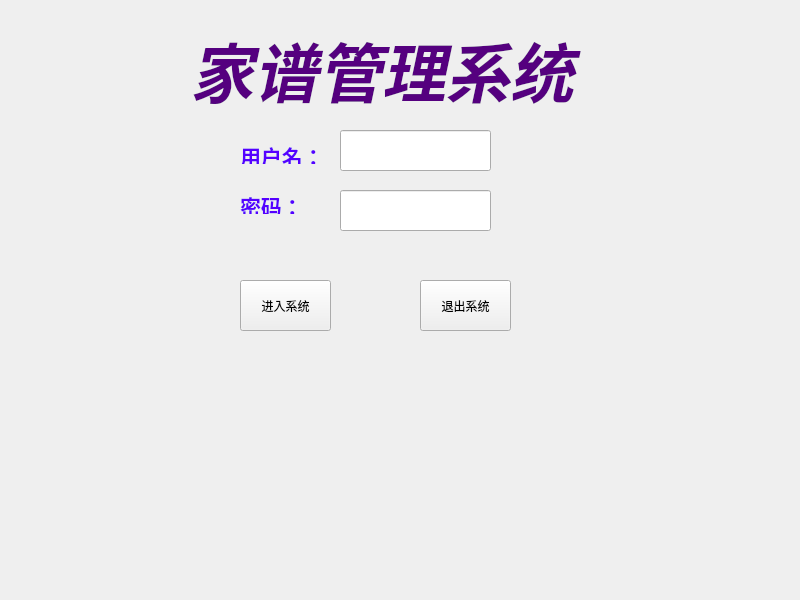
<?xml version="1.0" encoding="UTF-8"?>
<ui version="4.0">
 <class>Login</class>
 <widget class="QWidget" name="Login">
  <property name="geometry">
   <rect>
    <x>0</x>
    <y>0</y>
    <width>800</width>
    <height>600</height>
   </rect>
  </property>
  <property name="windowTitle">
   <string>Login</string>
  </property>
  <widget class="QLabel" name="label_2">
   <property name="geometry">
    <rect>
     <x>240</x>
     <y>190</y>
     <width>88</width>
     <height>24</height>
    </rect>
   </property>
   <property name="text">
    <string>&lt;html&gt;&lt;head/&gt;&lt;body&gt;&lt;p&gt;&lt;span style=&quot; font-size:16pt; font-weight:600; color:#5500ff;&quot;&gt;  密码：&lt;/span&gt;&lt;/p&gt;&lt;/body&gt;&lt;/html&gt;</string>
   </property>
  </widget>
  <widget class="QLineEdit" name="lineEdit_pwd">
   <property name="geometry">
    <rect>
     <x>340</x>
     <y>190</y>
     <width>151</width>
     <height>41</height>
    </rect>
   </property>
   <property name="echoMode">
    <enum>QLineEdit::Password</enum>
   </property>
  </widget>
  <widget class="QPushButton" name="btn_login">
   <property name="geometry">
    <rect>
     <x>240</x>
     <y>280</y>
     <width>91</width>
     <height>51</height>
    </rect>
   </property>
   <property name="text">
    <string>进入系统</string>
   </property>
  </widget>
  <widget class="QPushButton" name="btn_out">
   <property name="geometry">
    <rect>
     <x>420</x>
     <y>280</y>
     <width>91</width>
     <height>51</height>
    </rect>
   </property>
   <property name="text">
    <string>退出系统</string>
   </property>
  </widget>
  <widget class="QLineEdit" name="lineEdit_username">
   <property name="geometry">
    <rect>
     <x>340</x>
     <y>130</y>
     <width>151</width>
     <height>41</height>
    </rect>
   </property>
  </widget>
  <widget class="QLabel" name="label">
   <property name="geometry">
    <rect>
     <x>240</x>
     <y>140</y>
     <width>88</width>
     <height>24</height>
    </rect>
   </property>
   <property name="text">
    <string>&lt;html&gt;&lt;head/&gt;&lt;body&gt;&lt;p&gt;&lt;span style=&quot; font-size:16pt; font-weight:600; color:#5500ff;&quot;&gt;用户名：&lt;/span&gt;&lt;/p&gt;&lt;/body&gt;&lt;/html&gt;</string>
   </property>
  </widget>
  <widget class="QLabel" name="label_3">
   <property name="geometry">
    <rect>
     <x>190</x>
     <y>20</y>
     <width>521</width>
     <height>101</height>
    </rect>
   </property>
   <property name="text">
    <string>&lt;html&gt;&lt;head/&gt;&lt;body&gt;&lt;p&gt;&lt;span style=&quot; font-size:48pt; font-weight:600; font-style:italic; color:#55007f;&quot;&gt;家谱管理系统&lt;/span&gt;&lt;/p&gt;&lt;/body&gt;&lt;/html&gt;</string>
   </property>
  </widget>
 </widget>
 <resources/>
 <connections/>
</ui>
